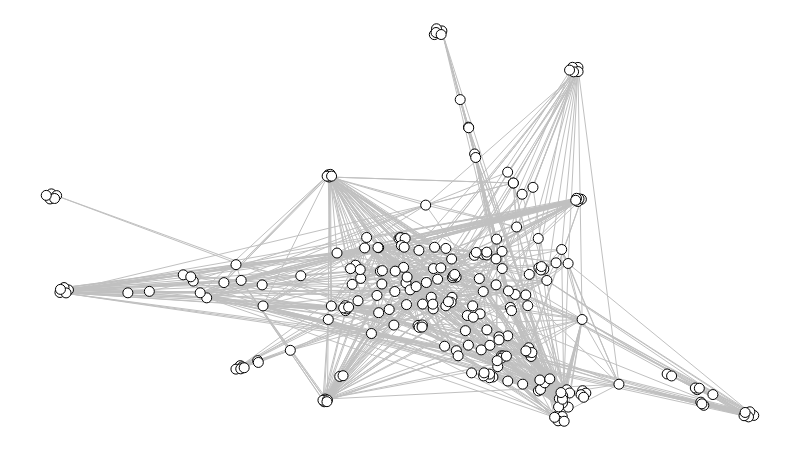

The code cell stored with this chart in its notebook:
### Code cell
sn.node_size = 10
sn.node_color = (255, 255, 255)

sn.edge_width = 1
sn.edge_color = (192, 192, 192)

sn.node_label_position = 'hover'
g = sn.load_graph('players.gml', has_pos=False)
undirected = g.to_undirected()
sn.show_graph(undirected, nlab=True)

### Figure 1 — Plotly figure (JSON) as saved in the notebook; plotly's stock layout.template omitted (floating-point values rounded to 4 significant figures; data arrays with more than 128 entries replaced by an {"elided": "..."} marker saying what was removed)
{"data": [{"hoverinfo": "none", "line": {"color": "rgb(192, 192, 192)", "width": 1}, "mode": "lines", "type": "scatter", "uid": "d8b2c9a4-f75c-11e8-9a83-704d7b885bfd", "x": {"elided": "3837 float values"}, "y": {"elided": "3837 float values"}}, {"hoverinfo": "text", "marker": {"color": "rgb(255, 255, 255)", "line": {"color": "rgb(0, 0, 0)", "width": 1}, "size": 10}, "mode": "markers", "text": {"elided": "238 str values"}, "textfont": {"color": "rgb(0, 0, 0)"}, "textposition": "middle center", "type": "scatter", "uid": "d8b2c9a5-f75c-11e8-8ce3-704d7b885bfd", "x": {"elided": "238 float values"}, "y": {"elided": "238 float values"}}], "layout": {"height": 450, "margin": {"b": 0, "l": 0, "r": 0, "t": 0}, "showlegend": false, "width": 800, "xaxis": {"showgrid": false, "showticklabels": false, "zeroline": false}, "yaxis": {"showgrid": false, "showticklabels": false, "zeroline": false}}}
